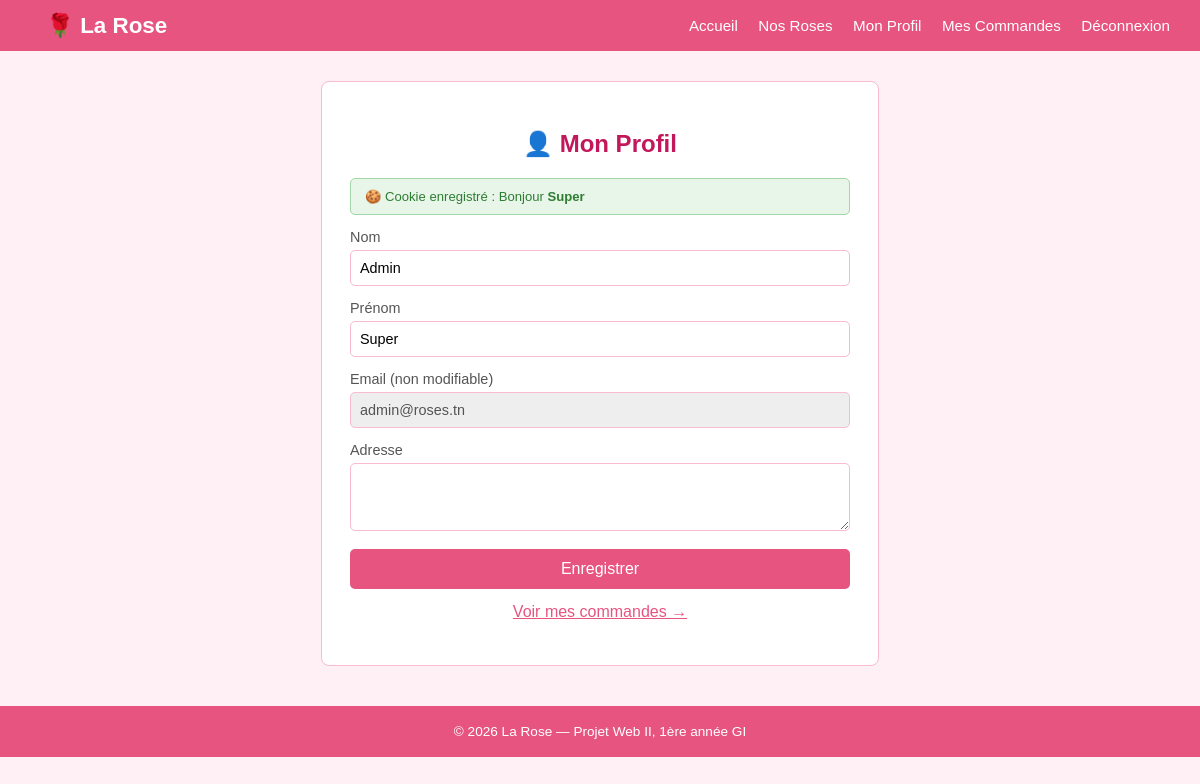
Screenshot of /front/profil.php (signed in) with the database file from the repository.
### tables this page shows
CREATE TABLE utilisateur (
    id INT AUTO_INCREMENT PRIMARY KEY,
    nom VARCHAR(50),
    prenom VARCHAR(50),
    email VARCHAR(100) UNIQUE,
    mot_de_passe VARCHAR(255),
    adresse TEXT,
    role ENUM('client','admin') DEFAULT 'client'
);

### front/profil.php (the view, shortened to what this page needs)
<?php
require_once '../classes/connexion.php';
$req  = $pdo->query("SELECT * FROM utilisateur WHERE id='".$_SESSION['user_id']."'");
$user = $req->fetch(PDO::FETCH_ASSOC);
?>
<!DOCTYPE html>
<html lang="fr">
<head>
    <link rel="stylesheet" href="../css/style.css">
</head>
<body>
<nav>
    <a href="../index.php" class="logo">🌹 La Rose</a>
    <div>
        <a href="../index.php">Accueil</a>
        <a href="produits.php">Nos Roses</a>
        <a href="profil.php">Mon Profil</a>
        <a href="mes_commandes.php">Mes Commandes</a>
        <a href="deconnexion.php">Déconnexion</a>
    </div>
</nav>
<div class="container">
    <div class="form-box" style="margin-top:30px; max-width:500px;">
        <h2>👤 Mon Profil</h2>
        <?php if (isset($_COOKIE['dernier_visiteur'])): ?>
            <div class="msg-succes" style="font-size:0.82rem;">
                🍪 Cookie enregistré : Bonjour <strong><?php echo $_COOKIE['dernier_visiteur']; ?></strong>
            </div>
        <?php endif; ?>
        <form method="post" action="profil.php">
            <label>Nom</label>
            <input type="text" name="nom" value="<?php echo htmlspecialchars($user['nom']); ?>" required>
            <label>Prénom</label>
            <input type="text" name="prenom" value="<?php echo htmlspecialchars($user['prenom']); ?>" required>
            <label>Email (non modifiable)</label>
            <input type="email" value="<?php echo htmlspecialchars($user['email']); ?>" disabled style="background:#eee;">
            <label>Adresse</label>
            <textarea name="adresse" rows="3"><?php echo htmlspecialchars($user['adresse'] ?? ''); ?></textarea>
            <button type="submit" class="btn btn-rose">Enregistrer</button>
        </form>
        <p style="text-align:center; margin-top:14px;">
            <a href="mes_commandes.php" style="color:#e75480;">Voir mes commandes →</a>
        </p>
    </div>
</div>
<footer>&copy; 2026 La Rose — Projet Web II, 1ère année GI</footer>
</body>
</html>

### css/style.css (style rules this page uses)
body { font-family: Arial, sans-serif; margin: 0; padding: 0; background-color: #fff0f5; color: #333; }
nav { background-color: #e75480; padding: 12px 30px; display: flex; justify-content: space-between; align-items: center; }
nav .logo { color: white; font-size: 1.4rem; font-weight: bold; text-decoration: none; }
nav a { color: white; text-decoration: none; margin-left: 16px; font-size: 0.95rem; }
.container { max-width: 1000px; margin: 30px auto; padding: 0 20px; }
h1, h2 { color: #c2185b; }
.btn { display: inline-block; padding: 9px 20px; border: none; border-radius: 5px; cursor: pointer; font-size: 0.9rem; text-decoration: none; }
.btn-rose { background-color: #e75480; color: white; }
.form-box { background: white; border: 1px solid #f8bbd0; border-radius: 8px; padding: 28px; max-width: 450px; margin: 0 auto; }
.form-box h2 { text-align: center; margin-bottom: 20px; }
.form-box label { display: block; margin-bottom: 5px; font-size: 0.9rem; color: #555; }
.form-box input, .form-box textarea, .form-box select { width: 100%; padding: 9px; margin-bottom: 14px; border: 1px solid #f8bbd0; border-radius: 5px; font-size: 0.9rem; box-sizing: border-box; }
.form-box .btn { width: 100%; padding: 11px; font-size: 1rem; }
.msg-succes { background: #e8f5e9; color: #2e7d32; border: 1px solid #a5d6a7; padding: 10px 14px; border-radius: 5px; margin-bottom: 14px; }
footer { text-align: center; padding: 18px; background-color: #e75480; color: white; font-size: 0.85rem; margin-top: 40px; }

### rows the page displays
utilisateur: nom "Admin", prenom "Super", email "admin@roses.tn"

### other values shown
$_COOKIE['dernier_visiteur'] "Super"
